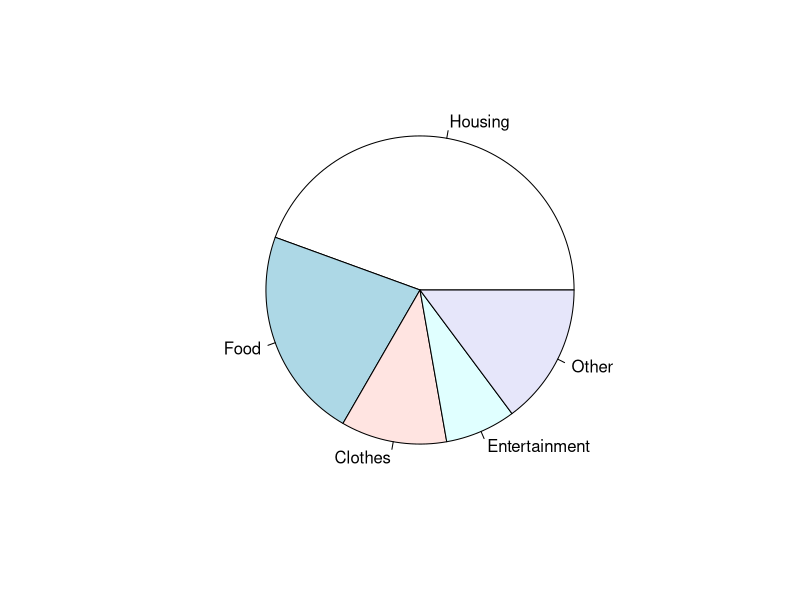
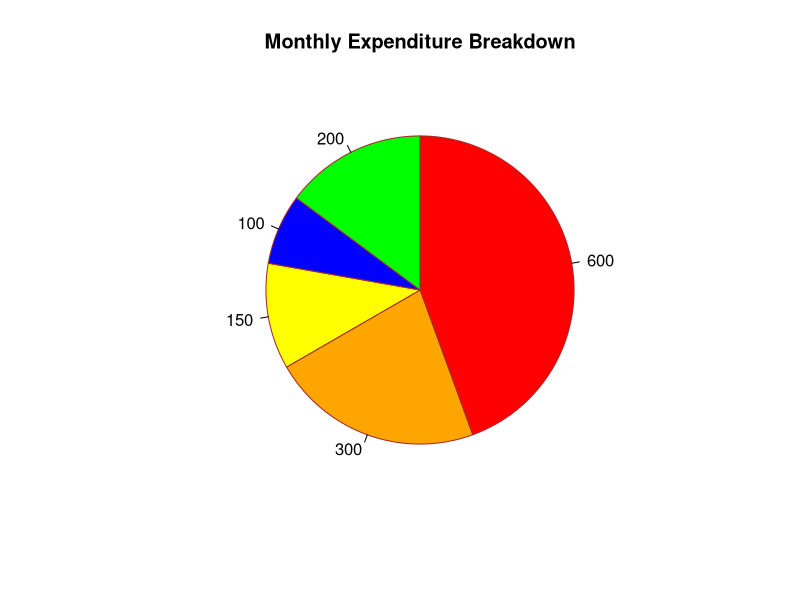
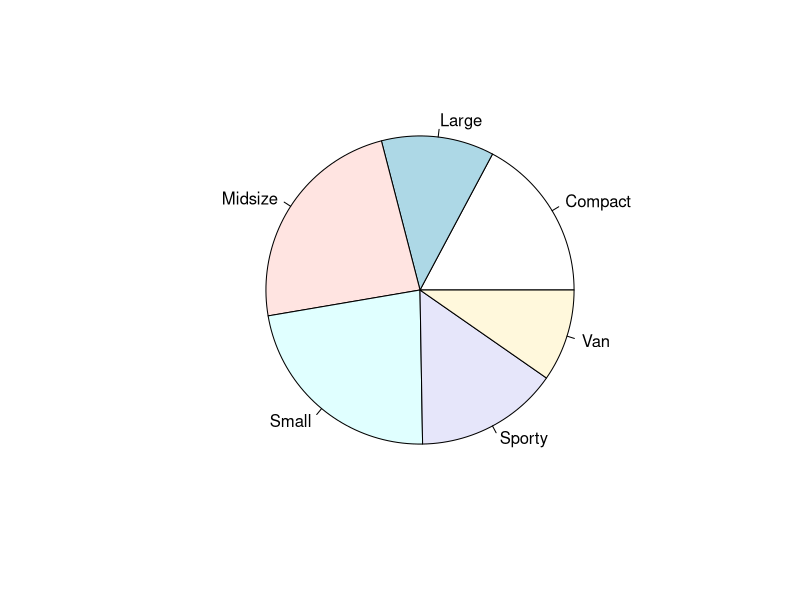

Recreate these plots in R, in order.
#Demonstrates the pie chart

expenditure<-c("Housing"=600,"Food"=300,"Clothes"=150,"Entertainment"=100,"Other"=200)
expenditure

pie(expenditure)

pie(expenditure,
    labels=as.character(expenditure),
    main="Monthly Expenditure Breakdown",
    col=c("red","orange","yellow","blue","green"),
    border="brown",
    clockwise=TRUE
)

#Pie chart from Cars93 Dataset
library(MASS)
Cars93

pie(table(Cars93$Type))